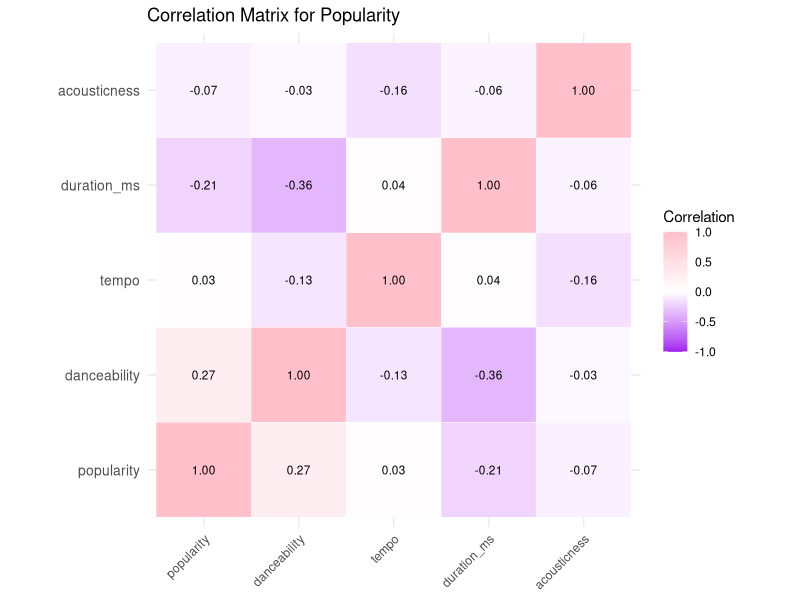
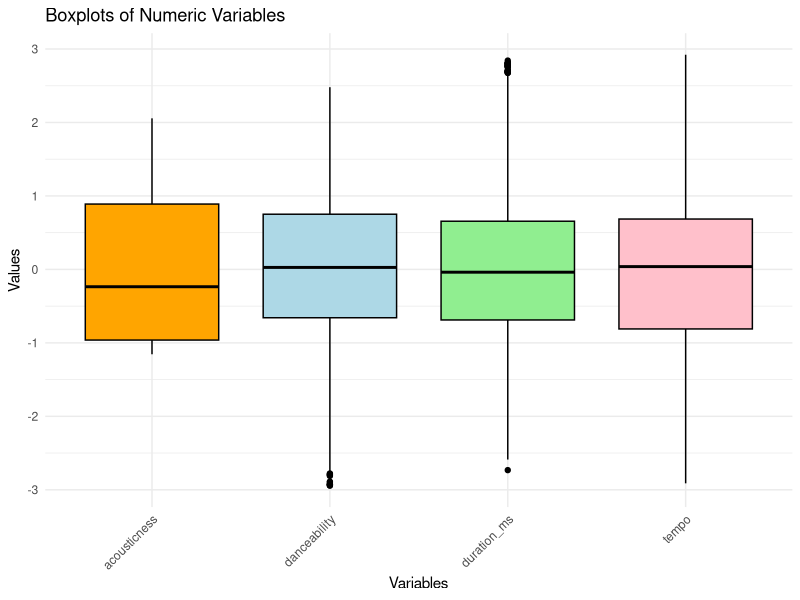

These charts were generated, in order, by the following R code:
getwd()
setwd('/Users/a88698/Desktop/INF6027 Introduction to data science/report')

# Load required libraries
library(dplyr)
library(ggplot2)
library(corrplot)
library(reshape2)
library(GGally)
library(tidyr)
# Load the dataset
dataset <- read.csv("thefinaldataset.csv")
dataset$explicit <- as.factor(dataset$explicit)
dataset$track_genre <- factor(dataset$track_genre, levels = c("chill", "emo", "k-pop", "mandopop", "r-n-b", "world-music"))
dataset$speech_category <- factor(dataset$speech_category, levels = c("music", "both", "words"))
dataset$mood_category <- as.factor(dataset$mood_category)
# View the structure of the dataset
str(dataset)
# View the first few rows
head(dataset)
# Select only numeric variables
numeric_data <- dataset %>%
  select_if(is.numeric)
# Reshape data for combined histogram using pivot_longer
melted_data <- numeric_data %>%
  pivot_longer(cols = everything(), names_to = "variable", values_to = "value")

# Ensure 'popularity' is numeric
dataset$popularity <- as.numeric(dataset$popularity)

# Select numeric variables
numeric_data <- dataset %>%
  select(popularity, danceability, tempo, duration_ms, acousticness)
# Load necessary libraries
library(reshape2)
library(ggplot2)

# Compute correlation matrix
cor_matrix <- cor(numeric_data, use = "complete.obs")
# Melt the correlation matrix
cor_long <- melt(cor_matrix)

# Create the correlation heatmap with annotations
ggplot(cor_long, aes(Var1, Var2, fill = value)) +
  geom_tile(color = "white") +  # Add white gridlines
  geom_text(aes(label = sprintf("%.2f", value)), size = 3) +  # Add correlation values
  scale_fill_gradient2(low = "purple", high = "pink", mid = "white",
                       midpoint = 0, limit = c(-1, 1), space = "Lab",
                       name = "Correlation") +
  theme_minimal() +  # Use minimal theme for clarity
  labs(title = "Correlation Matrix for Popularity",
       x = NULL, y = NULL) +  # Remove axis labels for a cleaner look
  theme(axis.text.x = element_text(angle = 45, vjust = 1, hjust = 1),
        axis.text.y = element_text(size = 10)) +
  coord_fixed()  # Ensure cells are square

# Combine all numeric variables into one long-format data frame
numeric_columns <- dataset %>%
  select(where(is.numeric))

# Exclude 'popularity' when creating melted_data
melted_data <- dataset %>%
  select(where(is.numeric), -popularity) %>% # Exclude 'popularity'
  pivot_longer(
    cols = everything(),
    names_to = "Variable", # New column for variable names
    values_to = "Value"    # New column for variable values
  )

# Create boxplots
ggplot(melted_data, aes(x = Variable, y = Value, fill = Variable)) +
  geom_boxplot(color = "black") +
  labs(
    title = "Boxplots of Numeric Variables",
    x = "Variables",
    y = "Values"
  ) +
  scale_fill_manual(
    values = c("acousticness" = "orange", 
               "danceability" = "lightblue", 
               "duration_ms" = "lightgreen", 
               "tempo" = "pink")  # Customize each variable's color
  ) +
  theme_minimal() +
  theme(
    legend.position = "none",                      # Remove legend
    axis.text.x = element_text(angle = 45, hjust = 1) # Rotate x-axis labels
  )

